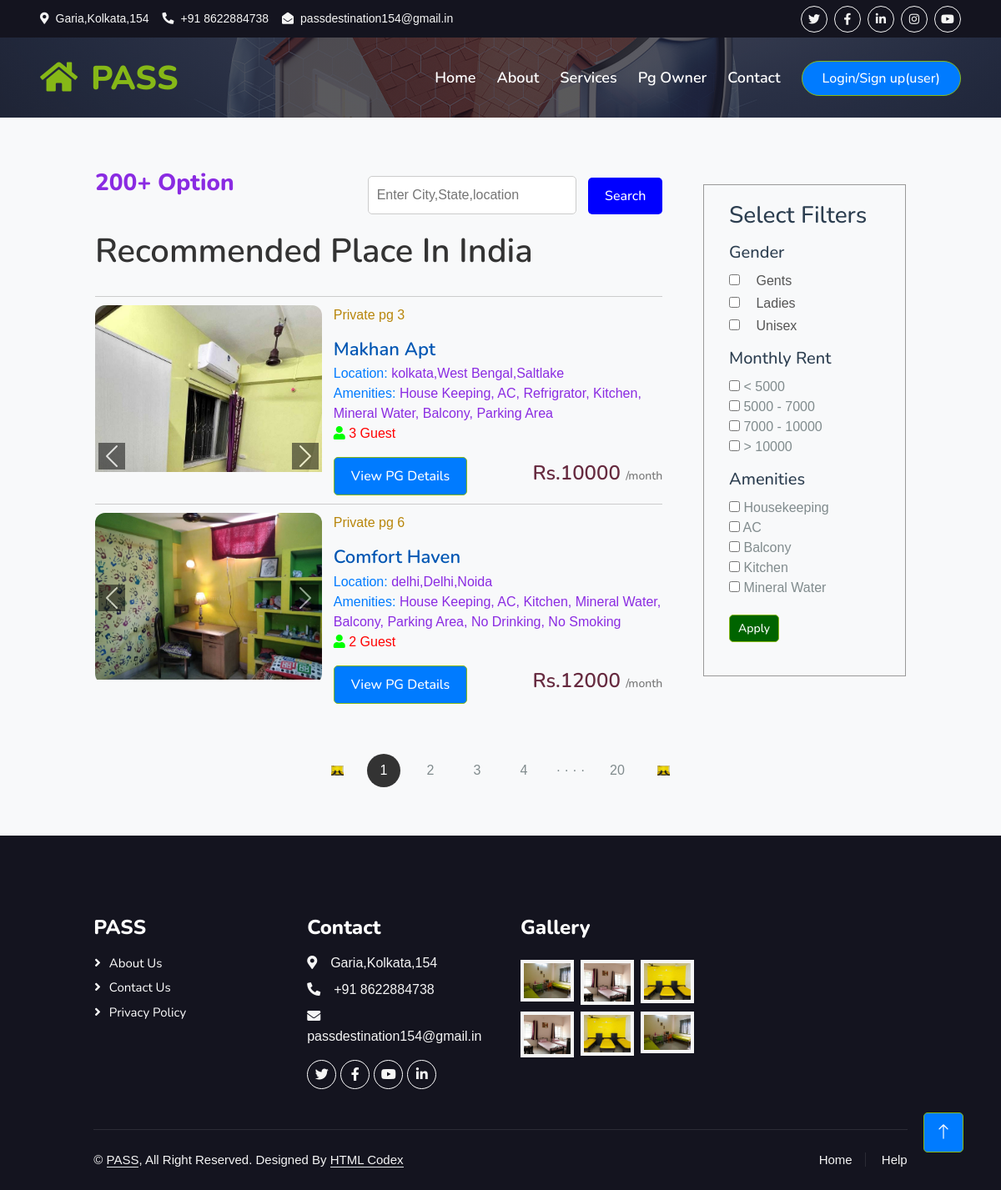
/listing, run on the app's committed database.
### pg/models.py (models this page shows)
class PG(models.Model):
    pgname = models.CharField(max_length=100)
    gender = models.CharField(max_length=100, choices=[
        ('male', 'Male'),
        ('female', 'Female'),
        ('other', 'Other'),
    ])
    pname = models.CharField(max_length=100)# pg name
    email = models.EmailField()
    phone_no = models.CharField(max_length=10)
    pg_rg_no = models.CharField(max_length=10,unique=True)  #p owner uniq id
    pro_address = models.CharField(max_length=1000) #land mark
    description = models.TextField()
    rent = models.CharField(max_length=50)
    property_image1 = models.ImageField(upload_to='property_images/',blank=True, null=True)
    property_image2 = models.ImageField(upload_to='property_images/',blank=True, null=True)
    property_image3 = models.ImageField(upload_to='property_images/',blank=True, null=True)
    state = models.CharField(max_length=50)
    city = models.CharField(max_length=50)
    location = models.CharField(max_length=50)
    no_of_beds = models.CharField(max_length=1)
    amenities = models.CharField(max_length=2000)
    def __str__(self):
        return self.pgname
    class Meta:
        db_table="PG"

### pg/views.py (the view)
# urls.py: path('listing',views.listing),
def listing(request):
    pg_listings = PG.objects.all()
    booking = BookDetails.objects.all()
    booked_pg_ids = [booking_item.pgid for booking_item in booking]
    available_pg_listings = pg_listings.exclude(id__in=booked_pg_ids)
    print("booked_pg_ids:", booked_pg_ids)
    print("available_pg_listings:", available_pg_listings)
    context = {
        'pg_listings': available_pg_listings,
    }
    return render(request, 'listing.html', context)

### pg/templates/listing.html (shortened to what this page needs)
{% extends 'base.html' %}
{% load static %}
{% block div %}
   <a href="home" class="nav-item nav-link">Home</a>
    <a href="about" class="nav-item nav-link">About</a>
    <a href="service" class="nav-item nav-link">Services</a>
    <a href="pgowner_login" class="nav-item nav-link">Pg Owner</a>
    <a href="contact" class="nav-item nav-link">Contact</a>
{% endblock div %}
{% block hero %}
<div class="container-fluid bg-primary py-5  hero-header">
</div>
{% endblock hero %}
{% block body %}
<div class="container">
    <div class="list-container">
        <div class="left-col">
          <div class="options-bar">
            <h3 style="color: blueviolet;">200+ Option</h3>
            <div class="search-bar" style="color: #00ff00;">
                <form action="pg_search" method="GET">
                    <input type="text" name="search" id="search" placeholder="Enter City,State,location">
                    <button type="submit" class="btn btn-primary">Search</button>
                </form>
            </div>
          </div>
            <h1>Recommended Place In India</h1>
      {% if pg_listings %}
        {% for pg in pg_listings %}
            <div class="house">
                <div class="house-img">
                    <div id="carouselExampleControls{{pg.id}}" class="carousel slide" data-bs-ride="carousel">
                        <div class="carousel-inner" data-bs-interval="200">
                          <div class="carousel-item active">
                            <img src="{{ pg.property_image1.url }}" class="d-block w-100" alt="...">
                          </div>
                        </div>
                        <button class="carousel-control-prev" type="button" data-bs-target="#carouselExampleControls{{pg.id}}" data-bs-slide="prev">
                          <span class="carousel-control-prev-icon" aria-hidden="true"></span>
                        </button>
                        <button class="carousel-control-next" type="button" data-bs-target="#carouselExampleControls{{pg.id}}" data-bs-slide="next">
                          <span class="carousel-control-next-icon" aria-hidden="true"></span>
                        </button>
                      </div>
                </div>
                <div class="house-info">
                  <p style="color: darkgoldenrod;">Private pg {{pg.id}}</p>
                  <h3 style="color: #0056b3;">{{ pg.pgname }}</h3>
                  <p  style="color: #007bff; padding: 0%; margin: 0%;">Location: <span style="color: blueviolet; padding: 0%;margin: 0%;">{{ pg.city}},{{ pg.state}},{{pg.location}}</span></p>
                  <p  style="color: #007bff; padding: 0%; margin: 0%;">Amenities: <span style="color: blueviolet; padding: 0%;margin: 0%;">{{ pg.amenities}}</span></p>
                  <div class="guest-info">
                    <p><i class="fas fa-user"></i> {{ pg.no_of_beds }} Guest</p>
                  </div>
                  <div class="price-info">
                      <div class="price-button">
                          <a href="show_pg/{{pg.id}}"  class="btn btn-primary">View PG Details</a>
                          <h4>Rs.{{ pg.rent }} <span>/month</span></h4>
                      </div>
                  </div>
                </div>
            </div>
            {% endfor %}
            {% else %}
            <h4 style="color: #777;">No results found.</h4>
             {% endif %}
        </div>
        <div class="right-col">
            <div class="sidebar">
                <h3>Select Filters</h3>
                <h5 style="font-weight: 500; margin: 15px 0 10px;">Gender</h5>
                <div class="filter">
                  <label><input type="checkbox" id="gentsFilter"> Gents</label>
                </div>
                <div class="filter">
                   <label><input type="checkbox" id="ladiesFilter"> Ladies</label>
                </div>
                <div class="filter">
                   <label><input type="checkbox" id="unisexFilter"> Unisex</label>
                </div>
                <h5 style="font-weight: 500; margin: 15px 0 10px;">Monthly Rent</h5>
                <div class="filter-checkbox">
                  <label><input type="checkbox" id="rentUnder5000"> < 5000</label>
                </div>
                <div class="filter-checkbox">
                  <label><input type="checkbox" id="rent5000to7000"> 5000 - 7000</label>
                </div>
                <div class="filter-checkbox">
                  <label><input type="checkbox" id="rent7000to10000"> 7000 - 10000</label>
                </div>
                <div class="filter-checkbox">
                  <label><input type="checkbox" id="rentOver10000"> > 10000</label>
                </div>
                 <h5 style="font-weight: 500; margin: 15px 0 10px;">Amenities</h5>
                 <div class="filter-checkbox">
                     <label><input type="checkbox" id="housekeepingFilter"> Housekeeping</label>
                 </div>
                 <div class="filter-checkbox">
                     <label><input type="checkbox" id="acFilter"> AC</label>
                 </div>
                 <div class="filter-checkbox">
                     <label><input type="checkbox" id="balconyFilter"> Balcony</label>
                 </div>
                 <div class="filter-checkbox">
                     <label><input type="checkbox" id="kitchenFilter"> Kitchen</label>
                 </div>
                 <div class="filter-checkbox">
                     <label><input type="checkbox" id="mineralWaterFilter"> Mineral Water</label>
                 </div>
                <div class="sidebar-link" style="text-align: left;">
                  <button type="button" id="applyFilters" class="btn btn-primary" style="background-color: darkgreen; color: #FFFFFF; padding: 5px 10px; font-size: 14px;">Apply</button>
              </div>
            </div>
        </div>
    </div>
    <div class="pagination">
        <img src="{% static 'img/package-3.jpg' %}" alt="">
        <span class="current">1</span>
        <span>2</span>
        <span>3</span>
        <span>4</span>
        <span>&middot &middot &middot &middot</span>
        <span>20</span>
        <img src="{% static 'img/package-3.jpg' %}" alt="">
    </div>
</div>
{% endblock body %}

### pg/templates/base.html (shortened to what this page needs)
<!DOCTYPE html>
{% load static %}
<html lang="en">
<head>
    <link href="https://cdnjs.cloudflare.com/ajax/libs/font-awesome/5.10.0/css/all.min.css" rel="stylesheet">
    <link href="https://cdn.jsdelivr.net/npm/bootstrap-icons@1.4.1/font/bootstrap-icons.css" rel="stylesheet">
    <link href="{% static 'lib/animate/animate.min.css' %}" rel="stylesheet">
    <link href="{% static 'lib/owlcarousel/assets/owl.carousel.min.css' %}" rel="stylesheet">
    <link href="{% static  'lib/tempusdominus/css/tempusdominus-bootstrap-4.min.css' %}" rel="stylesheet" />
    <link href="{% static 'css/bootstrap.min.css' %}" rel="stylesheet">
    <link href="{% static 'css/style.css' %}" rel="stylesheet">
</head>
<body>
    <div class="container-fluid bg-dark px-5 d-none d-lg-block">
        <div class="row gx-0">
            <div class="col-lg-8 text-center text-lg-start mb-2 mb-lg-0">
                <div class="d-inline-flex align-items-center" style="height: 45px;">
                    <small class="me-3 text-light"><i class="fa fa-map-marker-alt me-2"></i>Garia,Kolkata,154</small>
                    <small class="me-3 text-light"><i class="fa fa-phone-alt me-2"></i>+91 8622884738</small>
                    <small class="text-light"><i
                            class="fa fa-envelope-open me-2"></i>passdestination154@gmail.in</small>
                </div>
            </div>
            <div class="col-lg-4 text-center text-lg-end">
                <div class="d-inline-flex align-items-center" style="height: 45px;">
                    <a class="btn btn-sm btn-outline-light btn-sm-square rounded-circle me-2" href=""><i
                            class="fab fa-twitter fw-normal"></i></a>
                    <a class="btn btn-sm btn-outline-light btn-sm-square rounded-circle me-2" href=""><i
                            class="fab fa-facebook-f fw-normal"></i></a>
                    <a class="btn btn-sm btn-outline-light btn-sm-square rounded-circle me-2" href=""><i
                            class="fab fa-linkedin-in fw-normal"></i></a>
                    <a class="btn btn-sm btn-outline-light btn-sm-square rounded-circle me-2" href=""><i
                            class="fab fa-instagram fw-normal"></i></a>
                    <a class="btn btn-sm btn-outline-light btn-sm-square rounded-circle" href=""><i
                            class="fab fa-youtube fw-normal"></i></a>
                </div>
            </div>
        </div>
    </div>
    <div class="container-fluid position-relative p-0">
        <nav class="navbar navbar-expand-lg navbar-light px-4 px-lg-5 py-3 py-lg-0">
            <a href="" class="navbar-brand p-0">
                <h1 class="text-primary m-0"><i class="fa fa-home me-3"></i>PASS</h1>
            </a>
            <div class="collapse navbar-collapse" id="navbarCollapse">
                <div class="navbar-nav ms-auto py-0">
                    {% block div %}
                    {% endblock div %}
                    {% if username != "Unknown" %}
                    {% comment %} {% block div %}
                    {% endblock div %}
                    {% if username %} {% endcomment %}
                    <div class="nav-item dropdown">
                        <a href="#" class="nav-link dropdown-toggle" data-bs-toggle="dropdown">{{ username.name}}</a>
                        <div class="dropdown-menu m-0">
                            <a href="profile" class="dropdown-item">Profile</a>
                            <a href="bookinglist" class="dropdown-item">Booking list</a>
                            <a href="change_password" class="dropdown-item">Change password</a>
                            <a href="/ulogout" class="dropdown-item">Logout</a>
                        </div>
                    </div>
                </div>
                {% else  %}
               </div>
                <a href="/ulogin" class="btn btn-primary rounded-pill py-2 px-4">Login/Sign up(user)</a>
                {% endif %}
            </div>
        </nav>
        {% block hero %}
        {% endblock hero %}
    </div>
   {% block body %}
   {% endblock body %}
    <div class="container-fluid bg-dark text-light footer pt-5 mt-5 wow fadeIn" data-wow-delay="0.1s">
        <div class="container py-5">
            <div class="row g-5">
                <div class="col-lg-3 col-md-6">
                    <h4 class="text-white mb-3">PASS</h4>
                    <a class="btn btn-link" href="/about">About Us</a>
                    <a class="btn btn-link" href="/contact">Contact Us</a>
                    <a class="btn btn-link" href="">Privacy Policy</a>
                </div>
                <div class="col-lg-3 col-md-6">
                    <h4 class="text-white mb-3">Contact</h4>
                    <p class="mb-2"><i class="fa fa-map-marker-alt me-3"></i>Garia,Kolkata,154</p>
                    <p class="mb-2"><i class="fa fa-phone-alt me-3"></i>+91 8622884738</p>
                    <p class="mb-2"><i class="fa fa-envelope me-3"></i>passdestination154@gmail.in</p>
                    <div class="d-flex pt-2">
                        <a class="btn btn-outline-light btn-social" href=""><i class="fab fa-twitter"></i></a>
                        <a class="btn btn-outline-light btn-social" href=""><i class="fab fa-facebook-f"></i></a>
                        <a class="btn btn-outline-light btn-social" href=""><i class="fab fa-youtube"></i></a>
                        <a class="btn btn-outline-light btn-social" href=""><i class="fab fa-linkedin-in"></i></a>
                    </div>
                </div>
                <div class="col-lg-3 col-md-6">
                    <h4 class="text-white mb-3">Gallery</h4>
                    <div class="row g-2 pt-2">
                        <div class="col-4">
                            <img class="img-fluid bg-light p-1" src="{% static 'img/package-1.jpg' %}" alt="">
                        </div>
                        <div class="col-4">
                            <img class="img-fluid bg-light p-1" src="{% static 'img/package-2.jpg' %}" alt="">
                        </div>
                        <div class="col-4">
                            <img class="img-fluid bg-light p-1" src="{% static 'img/package-3.jpg' %}" alt="">
                        </div>
                        <div class="col-4">
                            <img class="img-fluid bg-light p-1" src="{% static 'img/package-2.jpg' %}" alt="">
                        </div>
                        <div class="col-4">
                            <img class="img-fluid bg-light p-1" src="{% static 'img/package-3.jpg' %}" alt="">
                        </div>
                        <div class="col-4">
                            <img class="img-fluid bg-light p-1" src="{% static 'img/package-1.jpg' %}" alt="">
                        </div>
                    </div>
                </div>
            </div>
        </div>
        <div class="container">
            <div class="copyright">
                <div class="row">
                    <div class="col-md-6 text-center text-md-start mb-3 mb-md-0">
                        &copy; <a class="border-bottom" href="/home">PASS</a>, All Right Reserved.
                        Designed By <a class="border-bottom" href="https://htmlcodex.com">HTML Codex</a>
                    </div>
                    <div class="col-md-6 text-center text-md-end">
                        <div class="footer-menu">
                            <a href="">Home</a>
                            <a href="">Help</a>
                        </div>
                    </div>
                </div>
            </div>
        </div>
    </div>
    <a href="#" class="btn btn-lg btn-primary btn-lg-square back-to-top"><i class="bi bi-arrow-up"></i></a>
</body>
</html>

### data on the page
PG: property_image1 (picture), id "3", pgname "Makhan Apt", city "kolkata", state "West Bengal", location "Saltlake", amenities "House Keeping, AC, Refrigrator, Kitchen, Mineral Water, Balcony, Parking Area", no_of_beds "3", rent "10000"
PG: property_image1 (picture), id "6", pgname "Comfort Haven", city "delhi", state "Delhi", location "Noida", amenities "House Keeping, AC, Kitchen, Mineral Water, Balcony, Parking Area, No Drinking, No Smoking", no_of_beds "2", rent "12000"
